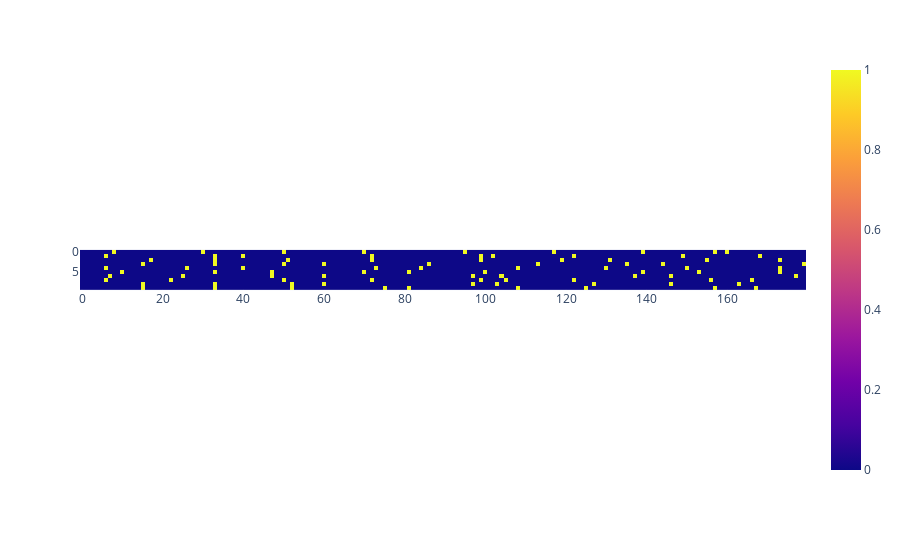

The notebook cell this image was saved under:
### Code cell
#print(peptide2vec(load_raw()[1]))
# t = peptide2vec(load_raw()[0][:10])
# px.imshow(t)

### Figure 1 — Plotly figure (JSON) as saved in the notebook; plotly's stock layout.template omitted (floating-point values rounded to 4 significant figures; data arrays with more than 128 entries replaced by an {"elided": "..."} marker saying what was removed)
{"data": [{"coloraxis": "coloraxis", "name": "0", "z": {"elided": "10x180 float values"}, "type": "heatmap", "xaxis": "x", "yaxis": "y", "hovertemplate": "x: %{x}<br>y: %{y}<br>color: %{z}<extra></extra>"}], "layout": {"xaxis": {"anchor": "y", "domain": [0.0, 1.0], "scaleanchor": "y", "constrain": "domain"}, "yaxis": {"anchor": "x", "domain": [0.0, 1.0], "autorange": "reversed", "constrain": "domain"}, "coloraxis": {"colorscale": [[0.0, "#0d0887"], [0.1111, "#46039f"], [0.2222, "#7201a8"], [0.3333, "#9c179e"], [0.4444, "#bd3786"], [0.5556, "#d8576b"], [0.6667, "#ed7953"], [0.7778, "#fb9f3a"], [0.8889, "#fdca26"], [1.0, "#f0f921"]]}, "margin": {"t": 60}}}
